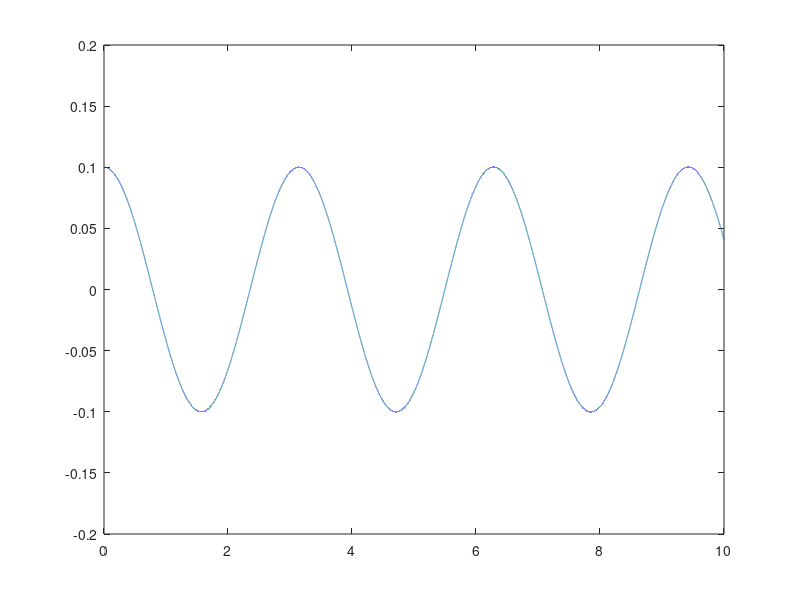

Write the MATLAB code that produced this figure. (Note: this script raises an error after producing the figure.)
%
%           Simple harmonic oscillator
%

% a)

clear all

m = 2; % kg
k = 8; % N/m
v0 = 0; % m/s
x0 = 0; % m

omega2 = k/m; % 1/s^2

delta_t = 0.0001; % sec
t = 0:delta_t:10; % sec

x(1) = 0.1; % m
v(1) = 0; % m/s
a(1) = -omega2 * (x(1)-x0); % m/s^2

for i = 1:length(t)-1
    
    a(i) = -omega2 * (x(i)-x0); % m/s^2
    v(i+1) = v(i) + a(i)*delta_t; % m/s
    x(i+1) = x(i) + v(i)*delta_t; % m
    
end

plot(t,x)

%%

clear all

% b)

m = 1; % kg
k = 16; % N/m
v0 = 0; % m/s
x0 = 0; % m

omega2 = k/m; % 1/s^2

delta_t = 0.0001; % sec
t = 0:delta_t:10; % sec

x = oscillator(t, delta_t, x0, v0, omega2);

plot(t,x)

%%

%
%                       Block with surface friction
%

m = 1; % kg
k = 16; % N/m
v0 = 0; % m/s
x0 = 0; % m

mu1 = 0.01;
mu2 = 0.02;
mu3 = 0.05;

omega2 = k/m; % 1/s^2

delta_t = 0.000001; % sec
t = 0:delta_t:10; % sec

x1 = oscillator(t, delta_t, x0, v0, omega2, mu1);
x2 = oscillator(t, delta_t, x0, v0, omega2, mu2);
x3 = oscillator(t, delta_t, x0, v0, omega2, mu3);

plot(t, x1)
hold on
plot(t, x2)
plot(t, x3)
legend('mu = 0.01', 'mu = 0.02', 'mu = 0.05')

%%

%
%                    Functions as input
%

